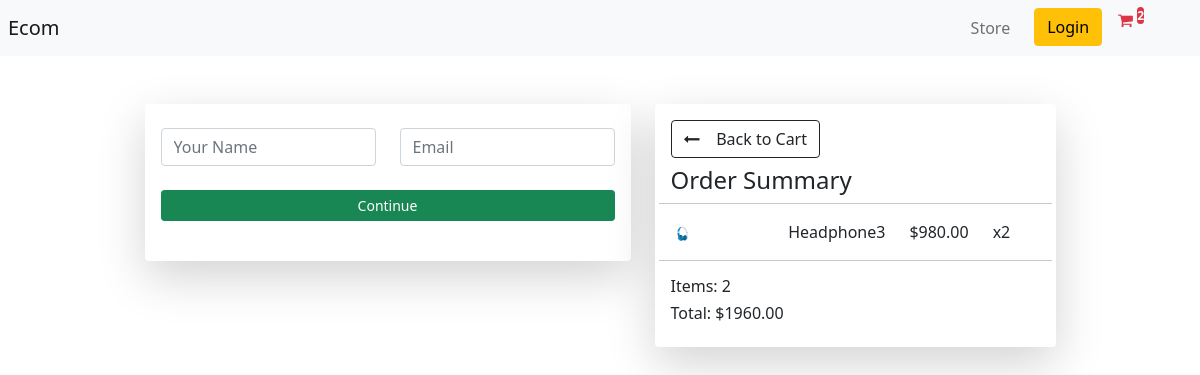
/checkout/ (signed in), run on an earlier commit of the app's database.
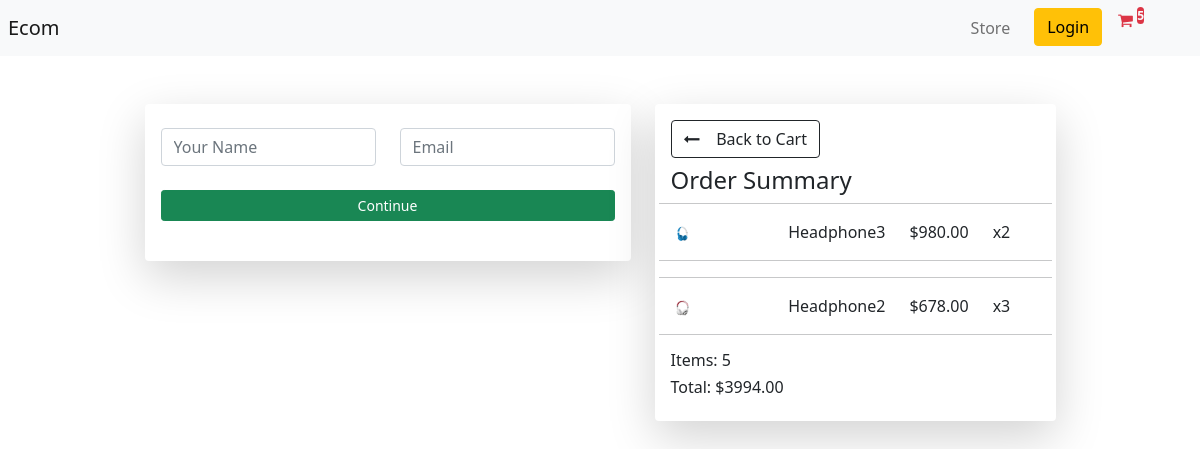
And on a later commit of the database.
### store/models.py (models this page shows, shortened)
class OrderItem(models.Model):
    product = models.ForeignKey(Product, on_delete=models.SET_NULL, null=True)
    order = models.ForeignKey(Order, on_delete = models.SET_NULL, null=True)
    quantity= models.IntegerField(default=0, null=True, blank=True)
    date_added = models.DateTimeField(auto_now_add=True)
    @property
    def get_total(self):
        total = self.product.price * self.quantity
        return total

class Product (models.Model):
    name = models.CharField(max_length=200)
    price = models.FloatField()
    digital = models.BooleanField(default=False, null=True, blank=True)
    image = models.ImageField(null=True, blank= True)
    @property
    def imageURL(self):
        try:
             url = self.image.url
        except:
            url = ''
        return url

class Order (models.Model):
    customer = models.ForeignKey(Customer, on_delete= models.SET_NULL, null=True, blank=True)
    complete = models.BooleanField(default=False)
    date_ordered = models.DateTimeField(auto_now_add=True)
    transaction_id = models.CharField(max_length=100, null=True)
    @property
    def shipping(self):
        shipping = False
        orderitems = self.orderitem_set.all()
        for i in orderitems:
            if i.product.digital == False:
                shipping = True
        return shipping
    @property
    def get_cart_total(self):
        orderitems = self.orderitem_set.all()
        total = sum ([item.get_total for item in orderitems])
        return total
    @property
    def get_cart_items(self):
        orderitems = self.orderitem_set.all()
        total = sum ([item.quantity for item in orderitems])
        return total

### store/views.py (the view)
# urls.py: path('checkout/', views.checkout, name="checkout"),
def checkout(request):
	if request.user.is_authenticated:
		customer = Customer.objects.filter(id = request.user.id).first()
		order, created = Order.objects.get_or_create(customer=customer, complete= False)
		items = order.orderitem_set.all()
		cartItems = order.get_cart_items
	else:
		items = []
		order = {'get_cart_total':0, 'get_cart_items':0, 'shipping':False}
		cartItems = order['get_cart_items']
	context = {'items': items, 'order':order, 'cartItems':cartItems}
	return render(request, 'store/checkout.html', context)

### store/templates/store/checkout.html (shortened to what this page needs)
{% extends 'store/main.html' %}
{% load static %}
{% block content %}
<div class="row d-flex justify-content-center mt-5 mx-5 mb-5 ">
    <div class="col-lg-6">
        <div class="card border-0 shadow-lg">
            <div class="card-body">
                <form class="mt-2" id="shippingForm">
                    <div class="row">
                        <div class="col-lg-6 mb-4">
                            <input class="form-control" placeholder="Your Name" name="name" type="name" required />
                        </div>
                        <div class=" col-lg-6 mb-4">
                            <input class="form-control" placeholder="Email" name="email" type="email" required />
                        </div>
                    </div>
                    <div class="mb-4 ">
                        <button type="submit" class="btn btn-sm btn-success w-100">Continue</button>
                    </div>
                </form>
            </div>
        </div>
    </div>
    <div class="col-lg-5 ">
        <div class="card border-0 shadow-lg">
            <div class="card-body ">
                <a href="{% url 'cart' %}" class="btn btn-outline-dark"><i class="fa fa-long-arrow-left"
                        aria-hidden="true"></i>
                    &nbsp;&nbsp; Back to Cart</a>
                <h4 class="mt-2 ">Order Summary </h4>
                {% for item in items %}
                <div class="row d-flex">
                    <hr>
                    <div style="flex: 2;">
                        <img src="{{item.product.imageURL}}" class="img-fluid w-25">
                    </div>
                    <div style="flex: 1;">
                        <p>{{item.product.name}}</p>
                    </div>
                    <div style="flex: 1;">
                        <p>${{item.product.price|floatformat:2}}</p>
                    </div>
                    <div style="flex: 1;">
                        <p>x{{item.quantity}}</p>
                    </div>
                    <hr>
                </div>
                {% endfor %}
                <h6>Items: {{order.get_cart_items}}</h6>
                <h6>Total: ${{order.get_cart_total|floatformat:2}}</h6>
            </div>
        </div>
    </div>
    {% endblock content %}

What changed in the data, as far as the page shows it:
added OrderItem: product.imageURL (picture), product.name "Headphone2", product.price "678.00", quantity "3"
computed for Order: get_cart_items "2" → "5"; get_cart_total "1960.00" → "3994.00"
Also different on the page:
{{ cartItems }}: "2" → "5"
